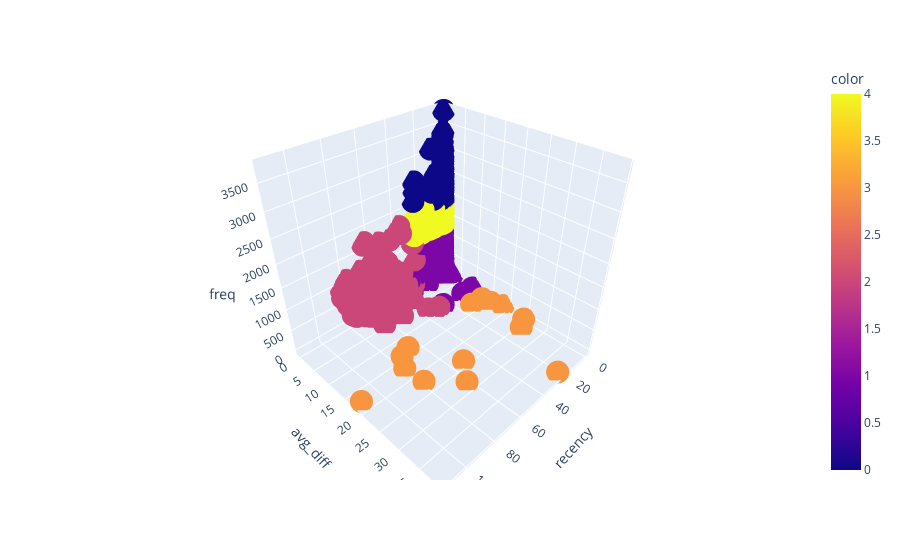

The code cell stored with this chart in its notebook:
### Code cell
mid.loc[:,'cluster2'] =kmeans_all(mid,['recency','avg_diff','freq','work_duration'],5)

### Figure 1 — Plotly figure (JSON) as saved in the notebook; plotly's stock layout.template omitted (floating-point values rounded to 4 significant figures; data arrays with more than 128 entries replaced by an {"elided": "..."} marker saying what was removed)
{"data": [{"hoverlabel": {"namelength": 0}, "hovertemplate": "recency=%{x}<br>avg_diff=%{y}<br>freq=%{z}<br>color=%{marker.color}", "legendgroup": "", "marker": {"color": {"elided": "2598 int values"}, "coloraxis": "coloraxis", "opacity": 1, "symbol": "circle"}, "mode": "markers", "name": "", "scene": "scene", "showlegend": false, "type": "scatter3d", "x": {"elided": "2598 int values"}, "y": {"elided": "2598 float values"}, "z": {"elided": "2598 int values"}}], "layout": {"coloraxis": {"colorbar": {"title": {"text": "color"}}, "colorscale": [[0, "#0d0887"], [0.1111, "#46039f"], [0.2222, "#7201a8"], [0.3333, "#9c179e"], [0.4444, "#bd3786"], [0.5556, "#d8576b"], [0.6667, "#ed7953"], [0.7778, "#fb9f3a"], [0.8889, "#fdca26"], [1, "#f0f921"]]}, "legend": {"tracegroupgap": 0}, "margin": {"t": 60}, "scene": {"domain": {"x": [0, 1], "y": [0, 1]}, "xaxis": {"title": {"text": "recency"}}, "yaxis": {"title": {"text": "avg_diff"}}, "zaxis": {"title": {"text": "freq"}}}}}
